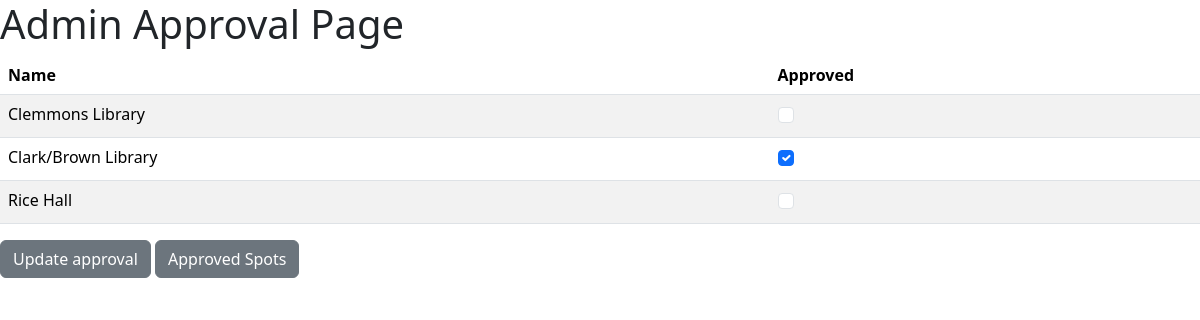
The page /approval/ (signed in) on the database as committed earlier.
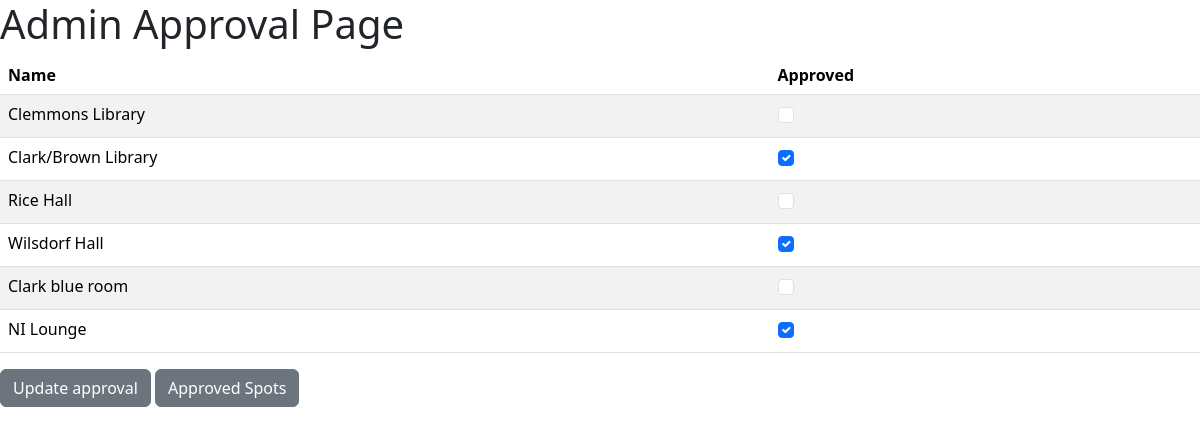
The same page on the database as committed later.
### cs3240/models.py (models this page shows)
class Place(models.Model):
    name = models.CharField(max_length=200,null=True)
    details = models.CharField(max_length=500,null=True)
    address = map_fields.AddressField(max_length=200,null=True)
    admin_approved = models.BooleanField(default=False)
    def __str__(self):
        return self.name

### cs3240/views.py (the view)
# urls.py: path('approval/',views.admin_approval, name="approval"),
def admin_approval(request):
    places_list = Place.objects.all()
    if request.user.is_superuser:
        if request.method == "POST":
            id_list = request.POST.getlist('boxes')
            places_list.update(admin_approved = False)
            for id in id_list:
                Place.objects.filter(pk=int(id)).update(admin_approved = True)
            return redirect('places')
        else:
            return render(request, "approval.html", {"places_list":places_list})
    else:
        return redirect('home')

### cs3240/templates/approval.html (shortened to what this page needs)
{% load socialaccount %}
<html>
        <link href="https://cdn.jsdelivr.net/npm/bootstrap@5.3.2/dist/css/bootstrap.min.css" rel="stylesheet">
        <h1>Admin Approval Page</h1>
        <form action = "" method="post">
        <table class="table table-striped table-hover table-border">
            <thead>
                <tr>
                <th scope="col">Name</th>
                <th scope="col">Approved</th>
                </tr>
            </thead>
            <tbody>
            {% for place in places_list %}
            <tr>
                <td>{{ place }}</td>
                <td>
                    {% if place.admin_approved %}
                        <div class = "form-check">
                            <input class = "form-check-input" type = "checkbox" checked = "checked" value = {{place.id}} name = "boxes"/>
                        </div>
                    {% else %}
                        <div class = "form-check">
                            <input class = "form-check-input" type = "checkbox" value = {{place.id}} name = "boxes"/>
                        </div>
                    {% endif %}
                </td>
                </tr>
            {% endfor %}
            </tbody>
        </table>
        <button class='btn btn-secondary' type="submit">Update approval</button>
        <a href = "{% url 'places' %}">
            <button class='btn btn-secondary'>Approved Spots</button>
        </a>
    </form>
    </body>
</html>

Rows that differ between the two databases and show on the page:
added Place: name "Wilsdorf Hall"
added Place: name "Clark blue room"
added Place: name "NI Lounge"
